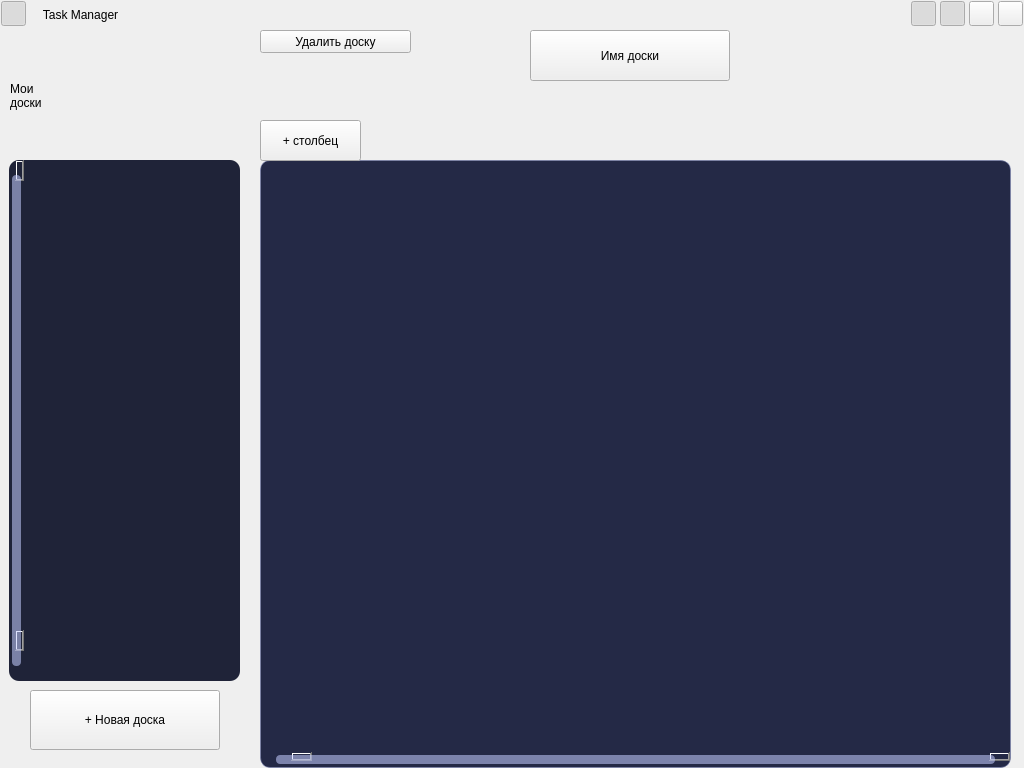
<?xml version="1.0" encoding="UTF-8"?>
<ui version="4.0">
 <class>MainWindow</class>
 <widget class="QMainWindow" name="MainWindow">
  <property name="enabled">
   <bool>true</bool>
  </property>
  <property name="geometry">
   <rect>
    <x>0</x>
    <y>0</y>
    <width>1024</width>
    <height>768</height>
   </rect>
  </property>
  <property name="windowTitle">
   <string notr="true">Task Manager</string>
  </property>
  <widget class="QWidget" name="centralwidget">
   <property name="class" stdset="0">
    <string>mainPlane</string>
   </property>
   <widget class="QPushButton" name="exitButton">
    <property name="geometry">
     <rect>
      <x>998</x>
      <y>1</y>
      <width>25</width>
      <height>25</height>
     </rect>
    </property>
    <property name="cursor">
     <cursorShape>PointingHandCursor</cursorShape>
    </property>
    <property name="focusPolicy">
     <enum>Qt::ClickFocus</enum>
    </property>
    <property name="text">
     <string/>
    </property>
    <property name="icon">
     <iconset>
      <normaloff>icons/exit_icon.png</normaloff>
      <activeoff>icons/exit_icon_hover.png</activeoff>icons/exit_icon.png</iconset>
    </property>
    <property name="iconSize">
     <size>
      <width>25</width>
      <height>25</height>
     </size>
    </property>
    <property name="checkable">
     <bool>false</bool>
    </property>
    <property name="class" stdset="0">
     <string>iconButton</string>
    </property>
   </widget>
   <widget class="QPushButton" name="themeButton">
    <property name="enabled">
     <bool>true</bool>
    </property>
    <property name="geometry">
     <rect>
      <x>940</x>
      <y>1</y>
      <width>25</width>
      <height>25</height>
     </rect>
    </property>
    <property name="cursor">
     <cursorShape>PointingHandCursor</cursorShape>
    </property>
    <property name="focusPolicy">
     <enum>Qt::ClickFocus</enum>
    </property>
    <property name="contextMenuPolicy">
     <enum>Qt::NoContextMenu</enum>
    </property>
    <property name="text">
     <string/>
    </property>
    <property name="icon">
     <iconset>
      <normaloff>icons/dark_theme.png</normaloff>icons/dark_theme.png</iconset>
    </property>
    <property name="iconSize">
     <size>
      <width>25</width>
      <height>25</height>
     </size>
    </property>
    <property name="checkable">
     <bool>true</bool>
    </property>
    <property name="checked">
     <bool>true</bool>
    </property>
    <property name="class" stdset="0">
     <string>iconButton</string>
    </property>
   </widget>
   <widget class="QPushButton" name="minButton">
    <property name="geometry">
     <rect>
      <x>969</x>
      <y>1</y>
      <width>25</width>
      <height>25</height>
     </rect>
    </property>
    <property name="cursor">
     <cursorShape>PointingHandCursor</cursorShape>
    </property>
    <property name="inputMethodHints">
     <set>Qt::ImhHiddenText</set>
    </property>
    <property name="text">
     <string/>
    </property>
    <property name="icon">
     <iconset>
      <normaloff>icons/minimize_icon.png</normaloff>icons/minimize_icon.png</iconset>
    </property>
    <property name="iconSize">
     <size>
      <width>25</width>
      <height>25</height>
     </size>
    </property>
    <property name="checked">
     <bool>false</bool>
    </property>
    <property name="flat">
     <bool>false</bool>
    </property>
    <property name="class" stdset="0">
     <string>iconButton</string>
    </property>
   </widget>
   <widget class="QPushButton" name="pinButton">
    <property name="enabled">
     <bool>true</bool>
    </property>
    <property name="geometry">
     <rect>
      <x>911</x>
      <y>1</y>
      <width>25</width>
      <height>25</height>
     </rect>
    </property>
    <property name="cursor">
     <cursorShape>PointingHandCursor</cursorShape>
    </property>
    <property name="focusPolicy">
     <enum>Qt::ClickFocus</enum>
    </property>
    <property name="contextMenuPolicy">
     <enum>Qt::NoContextMenu</enum>
    </property>
    <property name="text">
     <string/>
    </property>
    <property name="icon">
     <iconset>
      <normaloff>icons/pin_icon.png</normaloff>
      <activeoff>icons/pin_icon_active.png</activeoff>icons/pin_icon.png</iconset>
    </property>
    <property name="iconSize">
     <size>
      <width>25</width>
      <height>25</height>
     </size>
    </property>
    <property name="checkable">
     <bool>true</bool>
    </property>
    <property name="checked">
     <bool>true</bool>
    </property>
    <property name="class" stdset="0">
     <string>iconButton</string>
    </property>
   </widget>
   <widget class="QStackedWidget" name="pageStack">
    <property name="geometry">
     <rect>
      <x>0</x>
      <y>30</y>
      <width>1024</width>
      <height>738</height>
     </rect>
    </property>
    <property name="currentIndex">
     <number>4</number>
    </property>
    <widget class="QWidget" name="new_user_page">
     <widget class="QWidget" name="plane" native="true">
      <property name="geometry">
       <rect>
        <x>210</x>
        <y>180</y>
        <width>624</width>
        <height>368</height>
       </rect>
      </property>
      <property name="class" stdset="0">
       <string>plane</string>
      </property>
      <widget class="QPushButton" name="setPassButton">
       <property name="geometry">
        <rect>
         <x>187</x>
         <y>170</y>
         <width>250</width>
         <height>50</height>
        </rect>
       </property>
       <property name="cursor">
        <cursorShape>PointingHandCursor</cursorShape>
       </property>
       <property name="text">
        <string>Установить пароль</string>
       </property>
       <property name="class" stdset="0">
        <string>regularButton</string>
       </property>
      </widget>
      <widget class="QPushButton" name="skipPassButton">
       <property name="geometry">
        <rect>
         <x>227</x>
         <y>230</y>
         <width>170</width>
         <height>24</height>
        </rect>
       </property>
       <property name="cursor">
        <cursorShape>PointingHandCursor</cursorShape>
       </property>
       <property name="text">
        <string>Установить позже</string>
       </property>
       <property name="class" stdset="0">
        <string>hintButton</string>
       </property>
      </widget>
      <widget class="QLabel" name="headerText">
       <property name="geometry">
        <rect>
         <x>80</x>
         <y>60</y>
         <width>455</width>
         <height>40</height>
        </rect>
       </property>
       <property name="layoutDirection">
        <enum>Qt::LeftToRight</enum>
       </property>
       <property name="text">
        <string>Добро пожаловать!</string>
       </property>
       <property name="alignment">
        <set>Qt::AlignCenter</set>
       </property>
       <property name="class" stdset="0">
        <string>headerText</string>
       </property>
      </widget>
     </widget>
    </widget>
    <widget class="QWidget" name="auth_page">
     <widget class="QWidget" name="plane_3" native="true">
      <property name="geometry">
       <rect>
        <x>210</x>
        <y>180</y>
        <width>624</width>
        <height>368</height>
       </rect>
      </property>
      <property name="class" stdset="0">
       <string>plane</string>
      </property>
      <widget class="QPushButton" name="loginButton">
       <property name="geometry">
        <rect>
         <x>187</x>
         <y>277</y>
         <width>250</width>
         <height>50</height>
        </rect>
       </property>
       <property name="cursor">
        <cursorShape>PointingHandCursor</cursorShape>
       </property>
       <property name="text">
        <string>Войти</string>
       </property>
       <property name="class" stdset="0">
        <string>regularButton</string>
       </property>
      </widget>
      <widget class="QPushButton" name="changePassButton">
       <property name="geometry">
        <rect>
         <x>227</x>
         <y>196</y>
         <width>170</width>
         <height>24</height>
        </rect>
       </property>
       <property name="cursor">
        <cursorShape>PointingHandCursor</cursorShape>
       </property>
       <property name="text">
        <string>Сменить пароль</string>
       </property>
       <property name="class" stdset="0">
        <string>hintButton</string>
       </property>
      </widget>
      <widget class="QLabel" name="headerText_3">
       <property name="geometry">
        <rect>
         <x>80</x>
         <y>60</y>
         <width>455</width>
         <height>40</height>
        </rect>
       </property>
       <property name="layoutDirection">
        <enum>Qt::LeftToRight</enum>
       </property>
       <property name="text">
        <string>Добро пожаловать!</string>
       </property>
       <property name="alignment">
        <set>Qt::AlignCenter</set>
       </property>
       <property name="class" stdset="0">
        <string>headerText</string>
       </property>
      </widget>
      <widget class="QLineEdit" name="passInput_2">
       <property name="geometry">
        <rect>
         <x>187</x>
         <y>160</y>
         <width>250</width>
         <height>30</height>
        </rect>
       </property>
       <property name="cursor">
        <cursorShape>IBeamCursor</cursorShape>
       </property>
       <property name="contextMenuPolicy">
        <enum>Qt::ActionsContextMenu</enum>
       </property>
       <property name="acceptDrops">
        <bool>false</bool>
       </property>
       <property name="echoMode">
        <enum>QLineEdit::Password</enum>
       </property>
       <property name="alignment">
        <set>Qt::AlignLeading|Qt::AlignLeft|Qt::AlignVCenter</set>
       </property>
       <property name="placeholderText">
        <string>Введите пароль</string>
       </property>
       <property name="cursorMoveStyle">
        <enum>Qt::LogicalMoveStyle</enum>
       </property>
       <property name="clearButtonEnabled">
        <bool>true</bool>
       </property>
       <property name="class" stdset="0">
        <string>textInput</string>
       </property>
      </widget>
      <widget class="QLabel" name="hintText">
       <property name="geometry">
        <rect>
         <x>245</x>
         <y>130</y>
         <width>121</width>
         <height>21</height>
        </rect>
       </property>
       <property name="layoutDirection">
        <enum>Qt::LeftToRight</enum>
       </property>
       <property name="text">
        <string/>
       </property>
       <property name="alignment">
        <set>Qt::AlignCenter</set>
       </property>
       <property name="class" stdset="0">
        <string>hintText</string>
       </property>
      </widget>
     </widget>
    </widget>
    <widget class="QWidget" name="set_pass_page">
     <widget class="QWidget" name="plane_2" native="true">
      <property name="geometry">
       <rect>
        <x>210</x>
        <y>180</y>
        <width>624</width>
        <height>368</height>
       </rect>
      </property>
      <property name="class" stdset="0">
       <string>plane</string>
      </property>
      <widget class="QLabel" name="headerText_2">
       <property name="geometry">
        <rect>
         <x>80</x>
         <y>60</y>
         <width>455</width>
         <height>40</height>
        </rect>
       </property>
       <property name="layoutDirection">
        <enum>Qt::LeftToRight</enum>
       </property>
       <property name="text">
        <string>Установка пароля</string>
       </property>
       <property name="alignment">
        <set>Qt::AlignCenter</set>
       </property>
       <property name="class" stdset="0">
        <string>smallheaderText</string>
       </property>
      </widget>
      <widget class="QLineEdit" name="passInput">
       <property name="geometry">
        <rect>
         <x>187</x>
         <y>160</y>
         <width>250</width>
         <height>30</height>
        </rect>
       </property>
       <property name="cursor">
        <cursorShape>IBeamCursor</cursorShape>
       </property>
       <property name="contextMenuPolicy">
        <enum>Qt::ActionsContextMenu</enum>
       </property>
       <property name="acceptDrops">
        <bool>false</bool>
       </property>
       <property name="text">
        <string/>
       </property>
       <property name="echoMode">
        <enum>QLineEdit::Password</enum>
       </property>
       <property name="alignment">
        <set>Qt::AlignLeading|Qt::AlignLeft|Qt::AlignVCenter</set>
       </property>
       <property name="placeholderText">
        <string>Введите пароль</string>
       </property>
       <property name="cursorMoveStyle">
        <enum>Qt::LogicalMoveStyle</enum>
       </property>
       <property name="clearButtonEnabled">
        <bool>true</bool>
       </property>
       <property name="class" stdset="0">
        <string>textInput</string>
       </property>
      </widget>
      <widget class="QLineEdit" name="passInput_valid">
       <property name="geometry">
        <rect>
         <x>187</x>
         <y>197</y>
         <width>250</width>
         <height>30</height>
        </rect>
       </property>
       <property name="cursor">
        <cursorShape>IBeamCursor</cursorShape>
       </property>
       <property name="contextMenuPolicy">
        <enum>Qt::ActionsContextMenu</enum>
       </property>
       <property name="acceptDrops">
        <bool>false</bool>
       </property>
       <property name="text">
        <string/>
       </property>
       <property name="echoMode">
        <enum>QLineEdit::Password</enum>
       </property>
       <property name="alignment">
        <set>Qt::AlignLeading|Qt::AlignLeft|Qt::AlignVCenter</set>
       </property>
       <property name="placeholderText">
        <string>Повторите пароль</string>
       </property>
       <property name="cursorMoveStyle">
        <enum>Qt::LogicalMoveStyle</enum>
       </property>
       <property name="clearButtonEnabled">
        <bool>true</bool>
       </property>
       <property name="class" stdset="0">
        <string>textInput</string>
       </property>
      </widget>
      <widget class="QPushButton" name="okButton">
       <property name="geometry">
        <rect>
         <x>210</x>
         <y>270</y>
         <width>80</width>
         <height>23</height>
        </rect>
       </property>
       <property name="cursor">
        <cursorShape>PointingHandCursor</cursorShape>
       </property>
       <property name="text">
        <string>OK</string>
       </property>
       <property name="class" stdset="0">
        <string>whiteButton</string>
       </property>
      </widget>
      <widget class="QPushButton" name="cancelButton">
       <property name="geometry">
        <rect>
         <x>334</x>
         <y>270</y>
         <width>80</width>
         <height>23</height>
        </rect>
       </property>
       <property name="cursor">
        <cursorShape>PointingHandCursor</cursorShape>
       </property>
       <property name="text">
        <string>Отмена</string>
       </property>
       <property name="class" stdset="0">
        <string>redButton</string>
       </property>
      </widget>
      <widget class="QLabel" name="hintText_3">
       <property name="geometry">
        <rect>
         <x>200</x>
         <y>130</y>
         <width>211</width>
         <height>21</height>
        </rect>
       </property>
       <property name="layoutDirection">
        <enum>Qt::LeftToRight</enum>
       </property>
       <property name="text">
        <string/>
       </property>
       <property name="alignment">
        <set>Qt::AlignCenter</set>
       </property>
       <property name="class" stdset="0">
        <string>hintText</string>
       </property>
      </widget>
     </widget>
    </widget>
    <widget class="QWidget" name="change_pass_page">
     <widget class="QWidget" name="plane_4" native="true">
      <property name="geometry">
       <rect>
        <x>210</x>
        <y>180</y>
        <width>624</width>
        <height>368</height>
       </rect>
      </property>
      <property name="class" stdset="0">
       <string>plane</string>
      </property>
      <widget class="QLabel" name="headerText_4">
       <property name="geometry">
        <rect>
         <x>80</x>
         <y>60</y>
         <width>455</width>
         <height>40</height>
        </rect>
       </property>
       <property name="layoutDirection">
        <enum>Qt::LeftToRight</enum>
       </property>
       <property name="text">
        <string>Смена пароля</string>
       </property>
       <property name="alignment">
        <set>Qt::AlignCenter</set>
       </property>
       <property name="class" stdset="0">
        <string>smallheaderText</string>
       </property>
      </widget>
      <widget class="QLineEdit" name="newpassInput">
       <property name="geometry">
        <rect>
         <x>187</x>
         <y>173</y>
         <width>250</width>
         <height>30</height>
        </rect>
       </property>
       <property name="cursor">
        <cursorShape>IBeamCursor</cursorShape>
       </property>
       <property name="contextMenuPolicy">
        <enum>Qt::ActionsContextMenu</enum>
       </property>
       <property name="acceptDrops">
        <bool>false</bool>
       </property>
       <property name="text">
        <string/>
       </property>
       <property name="echoMode">
        <enum>QLineEdit::Password</enum>
       </property>
       <property name="alignment">
        <set>Qt::AlignLeading|Qt::AlignLeft|Qt::AlignVCenter</set>
       </property>
       <property name="placeholderText">
        <string>Введите новый пароль</string>
       </property>
       <property name="cursorMoveStyle">
        <enum>Qt::LogicalMoveStyle</enum>
       </property>
       <property name="clearButtonEnabled">
        <bool>true</bool>
       </property>
       <property name="class" stdset="0">
        <string>textInput</string>
       </property>
      </widget>
      <widget class="QLineEdit" name="newpassInput_valid">
       <property name="geometry">
        <rect>
         <x>187</x>
         <y>210</y>
         <width>250</width>
         <height>30</height>
        </rect>
       </property>
       <property name="cursor">
        <cursorShape>IBeamCursor</cursorShape>
       </property>
       <property name="contextMenuPolicy">
        <enum>Qt::ActionsContextMenu</enum>
       </property>
       <property name="acceptDrops">
        <bool>false</bool>
       </property>
       <property name="text">
        <string/>
       </property>
       <property name="echoMode">
        <enum>QLineEdit::Password</enum>
       </property>
       <property name="alignment">
        <set>Qt::AlignLeading|Qt::AlignLeft|Qt::AlignVCenter</set>
       </property>
       <property name="placeholderText">
        <string>Повторите новый пароль</string>
       </property>
       <property name="cursorMoveStyle">
        <enum>Qt::LogicalMoveStyle</enum>
       </property>
       <property name="clearButtonEnabled">
        <bool>true</bool>
       </property>
       <property name="class" stdset="0">
        <string>textInput</string>
       </property>
      </widget>
      <widget class="QPushButton" name="okButton_2">
       <property name="geometry">
        <rect>
         <x>210</x>
         <y>270</y>
         <width>80</width>
         <height>23</height>
        </rect>
       </property>
       <property name="cursor">
        <cursorShape>PointingHandCursor</cursorShape>
       </property>
       <property name="text">
        <string>OK</string>
       </property>
       <property name="class" stdset="0">
        <string>whiteButton</string>
       </property>
      </widget>
      <widget class="QPushButton" name="cancelButton_2">
       <property name="geometry">
        <rect>
         <x>334</x>
         <y>270</y>
         <width>80</width>
         <height>23</height>
        </rect>
       </property>
       <property name="cursor">
        <cursorShape>PointingHandCursor</cursorShape>
       </property>
       <property name="text">
        <string>Отмена</string>
       </property>
       <property name="class" stdset="0">
        <string>redButton</string>
       </property>
      </widget>
      <widget class="QLineEdit" name="oldpassInput">
       <property name="geometry">
        <rect>
         <x>187</x>
         <y>136</y>
         <width>250</width>
         <height>30</height>
        </rect>
       </property>
       <property name="cursor">
        <cursorShape>IBeamCursor</cursorShape>
       </property>
       <property name="contextMenuPolicy">
        <enum>Qt::ActionsContextMenu</enum>
       </property>
       <property name="acceptDrops">
        <bool>false</bool>
       </property>
       <property name="text">
        <string/>
       </property>
       <property name="echoMode">
        <enum>QLineEdit::Password</enum>
       </property>
       <property name="alignment">
        <set>Qt::AlignLeading|Qt::AlignLeft|Qt::AlignVCenter</set>
       </property>
       <property name="placeholderText">
        <string>Введите пароль</string>
       </property>
       <property name="cursorMoveStyle">
        <enum>Qt::LogicalMoveStyle</enum>
       </property>
       <property name="clearButtonEnabled">
        <bool>true</bool>
       </property>
       <property name="class" stdset="0">
        <string>textInput</string>
       </property>
      </widget>
      <widget class="QLabel" name="hintText_2">
       <property name="geometry">
        <rect>
         <x>200</x>
         <y>110</y>
         <width>211</width>
         <height>21</height>
        </rect>
       </property>
       <property name="layoutDirection">
        <enum>Qt::LeftToRight</enum>
       </property>
       <property name="text">
        <string/>
       </property>
       <property name="alignment">
        <set>Qt::AlignCenter</set>
       </property>
       <property name="class" stdset="0">
        <string>hintText</string>
       </property>
      </widget>
     </widget>
    </widget>
    <widget class="QWidget" name="desks_page">
     <widget class="QWidget" name="desksPlane" native="true">
      <property name="geometry">
       <rect>
        <x>0</x>
        <y>0</y>
        <width>250</width>
        <height>738</height>
       </rect>
      </property>
      <property name="class" stdset="0">
       <string>plane</string>
      </property>
      <widget class="QLabel" name="label">
       <property name="geometry">
        <rect>
         <x>10</x>
         <y>10</y>
         <width>231</width>
         <height>111</height>
        </rect>
       </property>
       <property name="text">
        <string>Мои
доски</string>
       </property>
       <property name="class" stdset="0">
        <string>title</string>
       </property>
      </widget>
      <widget class="QScrollArea" name="desksArea">
       <property name="geometry">
        <rect>
         <x>9</x>
         <y>130</y>
         <width>231</width>
         <height>521</height>
        </rect>
       </property>
       <property name="layoutDirection">
        <enum>Qt::RightToLeft</enum>
       </property>
       <property name="styleSheet">
        <string notr="true">QScrollArea {
    border-radius: 10px;
    background-color: #1f2338;
}

QScrollBar:vertical {
    background: transparent;
    width: 15px;
    margin: 15px 3px 15px 3px;
    border: 1px transparent #2A2929;
    border-radius: 4px;
}

QScrollBar::handle:vertical {
    background-color: rgba(196, 205, 255, 0.555);
    min-height: 5px;
    border-radius: 4px;
}

QScrollBar::sub-line:vertical {
    margin: 3px 0px 3px 0px;
    border-image: url(:/qss_icons/rc/up_arrow_disabled.png);
    height: 10px;
    width: 10px;
    subcontrol-position: top;
    subcontrol-origin: margin;
}

QScrollBar::add-line:vertical {
    margin: 3px 0px 3px 0px;
    border-image: url(:/qss_icons/rc/down_arrow_disabled.png);
    height: 10px;
    width: 10px;
    subcontrol-position: bottom;
    subcontrol-origin: margin;
}

QScrollBar::sub-line:vertical:hover, QScrollBar::sub-line:vertical:on {
    border-image: url(:/qss_icons/rc/up_arrow.png);
    height: 10px;
    width: 10px;
    subcontrol-position: top;
    subcontrol-origin: margin;
}

QScrollBar::add-line:vertical:hover, QScrollBar::add-line:vertical:on {
    border-image: url(:/qss_icons/rc/down_arrow.png);
    height: 10px;
    width: 10px;
    subcontrol-position: bottom;
    subcontrol-origin: margin;
}

QScrollBar::up-arrow:vertical, QScrollBar::down-arrow:vertical {
    background: none;
}

QScrollBar::add-page:vertical, QScrollBar::sub-page:vertical {
    background: none;
}

QScrollArea QWidget {
    background-color: transparent;
}
</string>
       </property>
       <property name="frameShape">
        <enum>QFrame::NoFrame</enum>
       </property>
       <property name="verticalScrollBarPolicy">
        <enum>Qt::ScrollBarAlwaysOn</enum>
       </property>
       <property name="widgetResizable">
        <bool>true</bool>
       </property>
       <property name="alignment">
        <set>Qt::AlignHCenter|Qt::AlignTop</set>
       </property>
       <widget class="QWidget" name="scrollAreaWidgetContents">
        <property name="geometry">
         <rect>
          <x>0</x>
          <y>0</y>
          <width>216</width>
          <height>521</height>
         </rect>
        </property>
       </widget>
      </widget>
      <widget class="QPushButton" name="newdeskButton">
       <property name="geometry">
        <rect>
         <x>30</x>
         <y>660</y>
         <width>190</width>
         <height>60</height>
        </rect>
       </property>
       <property name="cursor">
        <cursorShape>PointingHandCursor</cursorShape>
       </property>
       <property name="layoutDirection">
        <enum>Qt::LeftToRight</enum>
       </property>
       <property name="text">
        <string>+ Новая доска</string>
       </property>
       <property name="class" stdset="0">
        <string>hintButton</string>
       </property>
      </widget>
     </widget>
     <widget class="QPushButton" name="desknameButton">
      <property name="geometry">
       <rect>
        <x>530</x>
        <y>0</y>
        <width>200</width>
        <height>51</height>
       </rect>
      </property>
      <property name="cursor">
       <cursorShape>PointingHandCursor</cursorShape>
      </property>
      <property name="layoutDirection">
       <enum>Qt::LeftToRight</enum>
      </property>
      <property name="text">
       <string>Имя доски</string>
      </property>
      <property name="class" stdset="0">
       <string>regularButton</string>
      </property>
     </widget>
     <widget class="QScrollArea" name="columnsArea">
      <property name="geometry">
       <rect>
        <x>260</x>
        <y>130</y>
        <width>751</width>
        <height>608</height>
       </rect>
      </property>
      <property name="layoutDirection">
       <enum>Qt::RightToLeft</enum>
      </property>
      <property name="styleSheet">
       <string notr="true">QScrollArea {
    border-radius: 10px;
	border: 1px solid rgba(114, 124, 176, 0.5);
	background: #242946;
}

QScrollBar:horizontal {
    background: transparent;
    height: 15px;
    margin: 3px 15px 3px 15px;
    border: 1px transparent #2A2929;
    border-radius: 4px;
}

QScrollBar::handle:horizontal {
    background-color: rgba(196, 205, 255, 0.555);
    min-width: 5px;
    border-radius: 4px;
}

QScrollBar::sub-line:horizontal {
    margin: 0px 3px 0px 3px;
    border-image: url(:/qss_icons/rc/left_arrow_disabled.png);
    height: 10px;
    width: 10px;
    subcontrol-position: left;
    subcontrol-origin: margin;
}

QScrollBar::add-line:horizontal {
    margin: 0px 3px 0px 3px;
    border-image: url(:/qss_icons/rc/right_arrow_disabled.png);
    height: 10px;
    width: 10px;
    subcontrol-position: right;
    subcontrol-origin: margin;
}

QScrollBar::sub-line:horizontal:hover, QScrollBar::sub-line:horizontal:on {
    border-image: url(:/qss_icons/rc/left_arrow.png);
    height: 10px;
    width: 10px;
    subcontrol-position: left;
    subcontrol-origin: margin;
}

QScrollBar::add-line:horizontal:hover, QScrollBar::add-line:horizontal:on {
    border-image: url(:/qss_icons/rc/right_arrow.png);
    height: 10px;
    width: 10px;
    subcontrol-position: right;
    subcontrol-origin: margin;
}

QScrollBar::left-arrow:horizontal, QScrollBar::right-arrow:horizontal {
    background: none;
}

QScrollBar::add-page:horizontal, QScrollBar::sub-page:horizontal {
    background: none;
}


QScrollArea QWidget {
    background-color: transparent;
}
</string>
      </property>
      <property name="frameShape">
       <enum>QFrame::NoFrame</enum>
      </property>
      <property name="verticalScrollBarPolicy">
       <enum>Qt::ScrollBarAlwaysOff</enum>
      </property>
      <property name="horizontalScrollBarPolicy">
       <enum>Qt::ScrollBarAlwaysOn</enum>
      </property>
      <property name="widgetResizable">
       <bool>true</bool>
      </property>
      <property name="alignment">
       <set>Qt::AlignHCenter|Qt::AlignTop</set>
      </property>
      <widget class="QWidget" name="scrollAreaWidgetContents_2">
       <property name="geometry">
        <rect>
         <x>0</x>
         <y>0</y>
         <width>749</width>
         <height>591</height>
        </rect>
       </property>
      </widget>
     </widget>
     <widget class="QPushButton" name="addcolomnButton">
      <property name="geometry">
       <rect>
        <x>260</x>
        <y>90</y>
        <width>101</width>
        <height>41</height>
       </rect>
      </property>
      <property name="cursor">
       <cursorShape>PointingHandCursor</cursorShape>
      </property>
      <property name="layoutDirection">
       <enum>Qt::LeftToRight</enum>
      </property>
      <property name="text">
       <string>+ столбец</string>
      </property>
      <property name="class" stdset="0">
       <string>hintButton</string>
      </property>
     </widget>
     <widget class="QPushButton" name="deletedeskButton">
      <property name="geometry">
       <rect>
        <x>260</x>
        <y>0</y>
        <width>151</width>
        <height>23</height>
       </rect>
      </property>
      <property name="cursor">
       <cursorShape>PointingHandCursor</cursorShape>
      </property>
      <property name="text">
       <string>Удалить доску</string>
      </property>
      <property name="class" stdset="0">
       <string>redButton</string>
      </property>
     </widget>
    </widget>
    <widget class="QWidget" name="card_page">
     <widget class="QLabel" name="headerText_6">
      <property name="geometry">
       <rect>
        <x>270</x>
        <y>320</y>
        <width>455</width>
        <height>40</height>
       </rect>
      </property>
      <property name="layoutDirection">
       <enum>Qt::LeftToRight</enum>
      </property>
      <property name="text">
       <string>Окно карточки</string>
      </property>
      <property name="alignment">
       <set>Qt::AlignCenter</set>
      </property>
      <property name="class" stdset="0">
       <string>smallheaderText</string>
      </property>
     </widget>
    </widget>
   </widget>
   <widget class="QPushButton" name="appIcon">
    <property name="enabled">
     <bool>true</bool>
    </property>
    <property name="geometry">
     <rect>
      <x>1</x>
      <y>1</y>
      <width>25</width>
      <height>25</height>
     </rect>
    </property>
    <property name="cursor">
     <cursorShape>ArrowCursor</cursorShape>
    </property>
    <property name="focusPolicy">
     <enum>Qt::NoFocus</enum>
    </property>
    <property name="contextMenuPolicy">
     <enum>Qt::NoContextMenu</enum>
    </property>
    <property name="text">
     <string/>
    </property>
    <property name="icon">
     <iconset>
      <normaloff>icons/app_icon.png</normaloff>icons/app_icon.png</iconset>
    </property>
    <property name="iconSize">
     <size>
      <width>25</width>
      <height>25</height>
     </size>
    </property>
    <property name="checkable">
     <bool>true</bool>
    </property>
    <property name="checked">
     <bool>true</bool>
    </property>
    <property name="class" stdset="0">
     <string>iconButton</string>
    </property>
   </widget>
   <widget class="QLabel" name="Title">
    <property name="geometry">
     <rect>
      <x>30</x>
      <y>6</y>
      <width>101</width>
      <height>18</height>
     </rect>
    </property>
    <property name="layoutDirection">
     <enum>Qt::LeftToRight</enum>
    </property>
    <property name="text">
     <string>Task Manager</string>
    </property>
    <property name="alignment">
     <set>Qt::AlignCenter</set>
    </property>
    <property name="class" stdset="0">
     <string>titleText</string>
    </property>
   </widget>
  </widget>
 </widget>
 <resources/>
 <connections/>
</ui>
